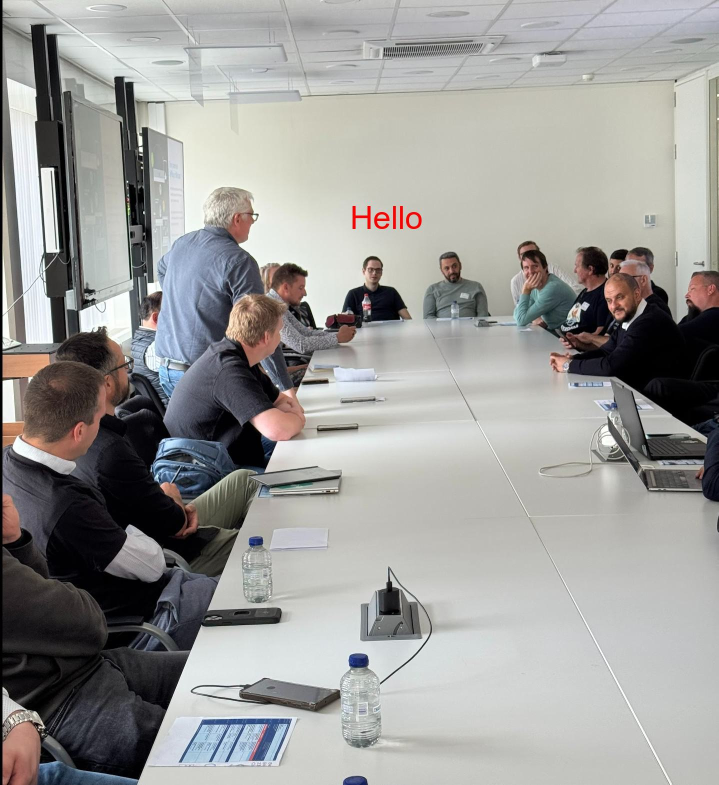
#> input picture written_table.jpg, 1437 x 1569 px (shown at 1/2 size)
$ jupyter execute --allow-errors 'Python Essentials Extra Practice 4 juni.ipynb'
#> lines starting #> are read from the running program, lines starting #| are printed output that depends on the picture
# Praktijkvoorbeelden 4 juni

# Operators

[cell 1]
a = 6
b = 3
# a /= 2 * b
a = a / (2 * b)
print(a)

# Print Output Practice

[cell 2]
text = "Python-is-powerful indeed, isn't it"
# Part 1 Vertical
print(text)
for letter in text:
    if letter == "-":
        print(letter * 35)                              # <= should be improved
    elif letter == " ":
        break  # Stop when the first space is found
    else: print(letter, letter, sep=" " * 33)           # <= should be improved
# Part 2 Horizontal
for letter in text:
    if letter == " ":
        break  # Stop when the first space is found
    print(letter, end=" ")

## Functions

[cell 3]
def intro(t=1, fn="James Bond", n="Bond"):
     text = "My name is " + n + ". " + fn + ". "
     print(text*t)

intro(n="Baby", fn="Baby Jane")

[cell 4]
def power_list(lst):
    upd_list = []
    for elem in lst:
        elem = 2 ** elem
        upd_list.append(elem)
    return upd_list

foo = [1, 2, 3, 4, 5, 6, 7, 8]
print(power_list(foo))

[cell 5]
def power_list(lst, base=2):
    return [base ** elem for elem in lst]

foo = range(1, 11)
print(power_list(foo))         # Uses base 2 by default
print(power_list(foo, base=3)) # Uses base 3

[cell 6]
# recursion
def factorial(n):
    #if n == 0 or n == 1:
#> called with n = 4
    if n in range(0,2):
        return 1  # base case
    else:
        return n * factorial(n - 1)

print(factorial(4))  # Output: 24

[cell 7]
# iteration
def factorial(n):
#> called with n = 8
    result = 1
    for i in range(2, n + 1):
        #result *= i
        result = result * i
    return result

print(factorial(8))  # Output: 24

## Tuples

[cell 8]
my_tuple = (1, 10, 100, 1000)

#print(my_tuple[0])
#print(my_tuple[-1])
print(my_tuple[0:1])
#print(my_tuple[:-2])

for elem in my_tuple:
    print("Element:", elem)

[cell 9]
v1 = (1,2)
v1bis = (1,)
print(type(v1))
print(type(v1bis))

## Dictionaries

[cell 10]
en_nl_dictionary = {
    "cat": "kat",
    "dog": "hond",
    "horse": "paard"
}

# print(type(en_nl_dictionary))
print(en_nl_dictionary["cat"])

[cell 11]
nl_en_dictionary = {
    "kat": "cat",
    "hond": "dog",
    "paard": "horse",
    "spin": "spider"
}
#print(type(nl_en_dictionary))
print(nl_en_dictionary["spin"])

[cell 12]
user_directory = {
    "firstname": "Yvan",
    "surname": "Rooseleer",
    "location": "Brussel",
    "mobile": "+32 123 45 678",
}

mob = user_directory["mobile"]
print(mob)
fn = user_directory["firstname"]
print(fn)

[cell 13]
students_scores = {
    'Charlie': 95,
    'Alice': 88,
    'Bob': 75,
    'Diana': 82
}

print(students_scores)
print(students_scores["Bob"])
print(students_scores.keys())
# Add Eddy's score
students_scores['Eddy'] = 55
print("Updated scores:", students_scores)
print(students_scores.keys())

[cell 14]
# Sort the dictionary by keys (alphabetically)
print("Unsorted:",students_scores)
sorted_by_name = dict(sorted(students_scores.items()))
print("Sorted by name:", sorted_by_name)

[cell 15]
# Transforming a dict into json

import json

students_scores = {
    'Bob': 75,
    'Charlie': 95,
    'Diana': 82,
    'Eddy': 55
}

# Convert to JSON
students_scores_string = json.dumps(students_scores)   # dumps means: "dump as a string"

print("Check out the differences ...")
print(type(students_scores))
print(students_scores)
print(type(students_scores_string))
print(students_scores_string)

## Exceptions

[cell 16]
# default exception
try:
    value = int(input('Enter a natural number: '))
#> the answer given: 3
    print('The reciprocal of', value, 'is', 1/value)
except:
    print('I do not know what to do.')
# Using a bare except: is not recommended for production code. It's better to catch specific exceptions

[cell 17]
# default exception and how to use it
try:
    value = int(input('Enter a natural number: '))
#> the answer given: 3
    print('The reciprocal of', value, 'is', 1/value)
except ValueError:
    print('I do not know what to do.')
except ZeroDivisionError:
    print('Division by zero is not allowed in our Universe.')
except:
    print('Something strange has happened here... Sorry!')
# The default except branch must be the last except branch

# Python libraries continued

## Images

[cell 18]
from PIL import Image
from IPython.display import display

# Load the image (replace 'your_image.jpg' with your filename)
image = Image.open("written_table.jpg") # "white_table.jpg", "written_table.jpg"
#> image is the input picture: PIL image 1437x1569 RGB; mean R, G, B 155.5, 155, 152.8

# Display the image in the notebook
# display(image)

resized_image = image.resize((400, 400))  # width, height
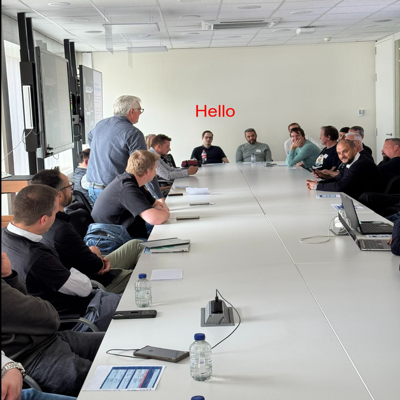
#> resized_image: PIL image 400x400 RGB; mean R, G, B 155.5, 155, 152.8
display(resized_image)

[cell 19]
from PIL import Image, ImageDraw, ImageFont

def add_text_to_image(input_path, output_path, text, position=(10, 10), font_size=24):
    """
    Adds text to an image and saves it as a new file.

    Args:
        input_path: Path to the input image.
        output_path: Path to save the modified image.
        text: Text string to add.
        position: Tuple (x, y) for text position.
        font_size: Size of the text font.

    RGBA stands for:
        R – Red
        G – Green
        B – Blue
        A – Alpha (transparency)

    When the alpha value is set to 0, the color becomes invisible, and the underlying content or background will be fully visible.
    """
#> called with input_path = 'white_table.jpg', output_path = 'written_table.jpg', text = 'Hello', position = (700, 400), font_size = 64
    # Open the image
    image = Image.open(input_path).convert("RGBA")
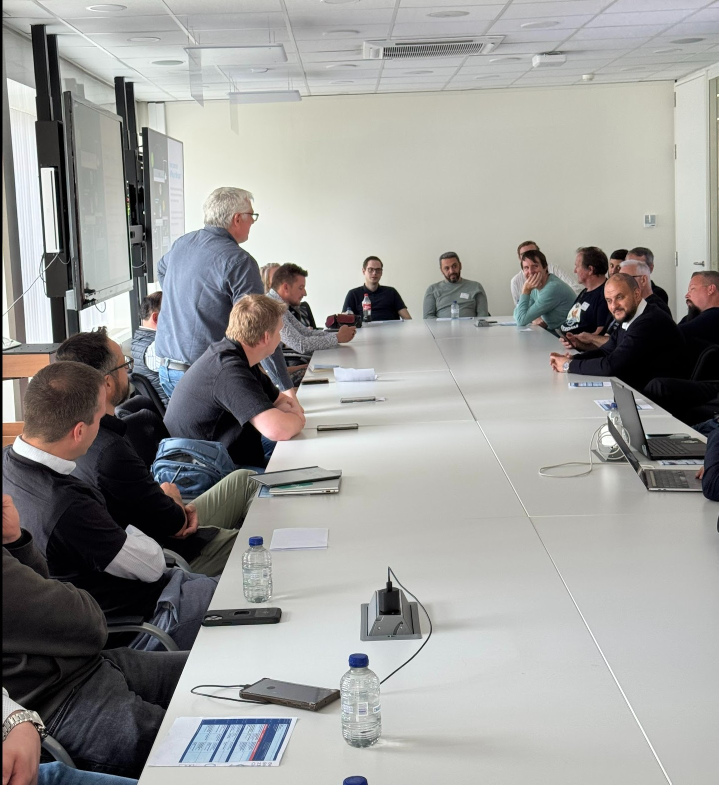
#> input picture white_table.jpg, 1437 x 1569 px (shown at 1/2 size)
#> image: PIL image 1437x1569 RGBA

    # Create a transparent layer to draw text on
    txt_layer = Image.new("RGBA", image.size, (255,255,255,0))
    draw = ImageDraw.Draw(txt_layer)

    # Load default font or specify one
    try:
        font = ImageFont.truetype("arial.ttf", font_size)  # or another .ttf path
    except:
        font = ImageFont.load_default()

    # Draw the text
    draw.text(position, text, fill=(255, 0, 0, 255), font=font)  # red text

    # Combine image with text layer
    combined = Image.alpha_composite(image, txt_layer)

    # Save to output file
    combined.convert("RGB").save(output_path, "JPEG")
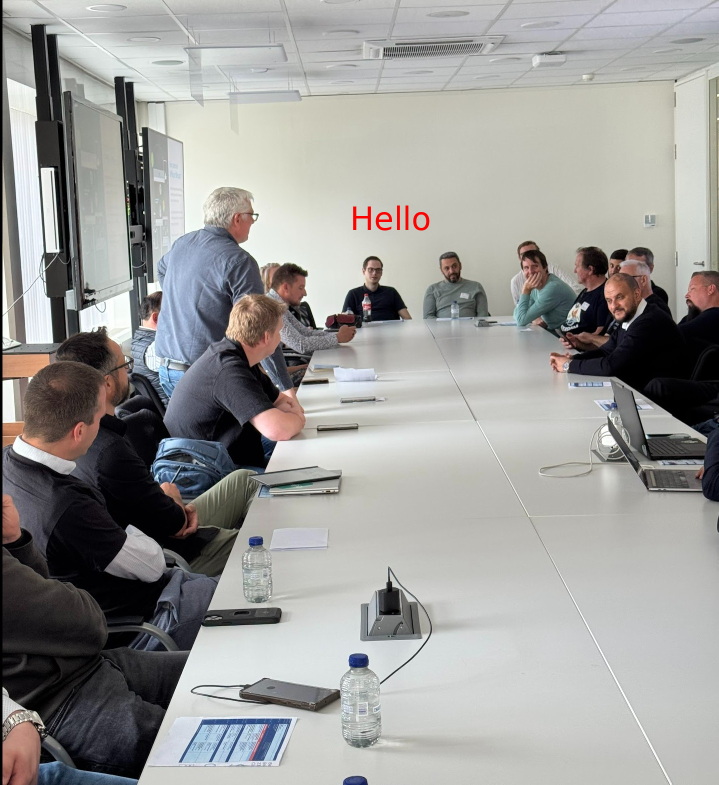
#> saved as written_table.jpg: PIL image 1437x1569 RGB (shown at 1/2 size); mean R, G, B 155.5, 155, 152.8
